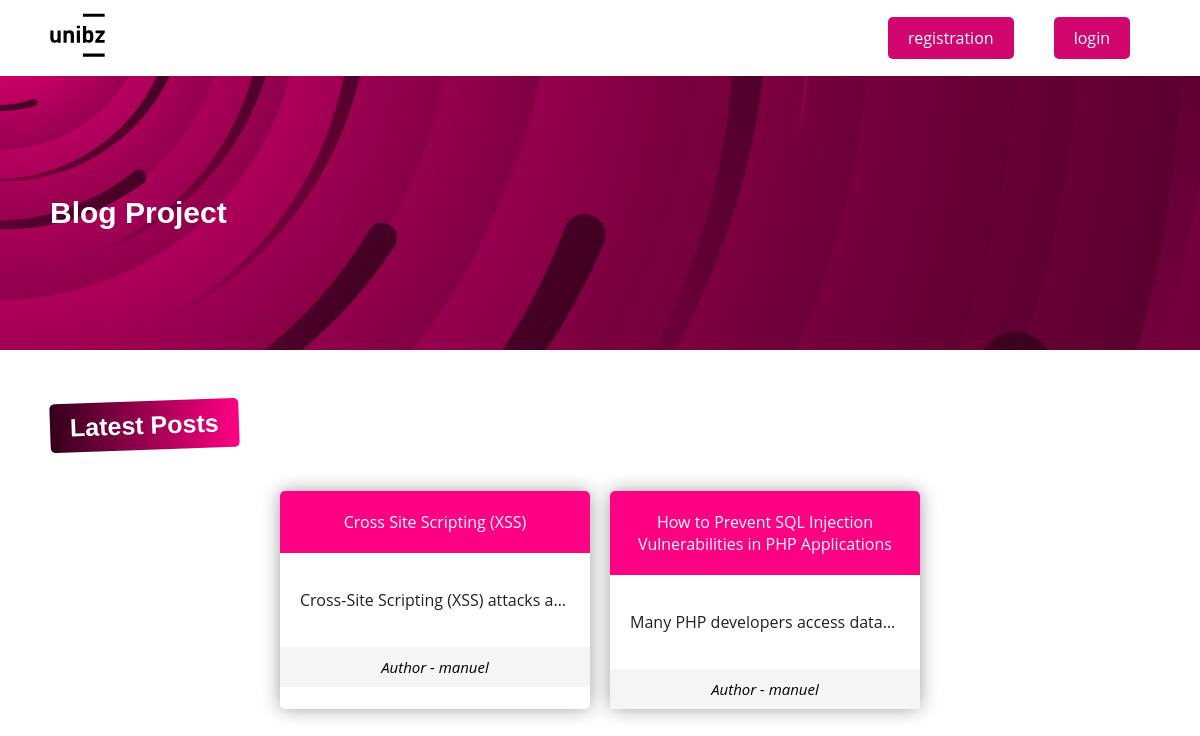
The page / on the database its author committed.
### tables this page shows
CREATE TABLE `post` (
  `id` bigint(20) NOT NULL,
  `username` varchar(100) NOT NULL,
  `title` varchar(200) NOT NULL,
  `content` longtext NOT NULL
);

### auth.php (called while the page is built, shortened)
<?php
$dsn = 'mysql:host=localhost;dbname=blog';
$user = 'root';
$pwd = 'root';
$PDO = new PDO ($dsn, $user, $pwd);
function getPosts() {
    global $PDO;
    $sql = 'SELECT * FROM post ORDER BY id DESC';
    $stmt = $PDO->prepare($sql);
    $stmt->execute();
    return $stmt->fetchAll();
}

### home/show-home.php (the view)
<?php
require 'components/header.php';
$postQuery = getPosts();
?>
<div id="home-page-banner-main">
    <h1>Blog Project</h1>
</div>
<div id="home-page-latest-posts">
    <h2>Latest Posts</h2>
    <?php if ( empty($postQuery) ) : ?>
        <h4>no posts found</h4>
    <?php else: ?>
    <div id="dahboard-list-of-posts">
    <?php foreach ($postQuery as $singleRow) : ?>
        <div class="single-post">
            <a href="/?page=post&id=<?php echo $singleRow['id']; ?>">
                <div class="single-post-title">
                    <?php echo $singleRow['title']; ?>
                </div>
                <div class="single-post-content">
                    <p><?php echo $singleRow['content']; ?></p>
                </div>
                <div class="single-post-author">
                    Author - <?php echo $singleRow['username']; ?>
                </div>
            </a>
        </div>
    <?php endforeach; ?>
    </div>
    <?php endif; ?>
</div>
</body>

### index.php
<?php
require 'auth.php';
if ( isset($_GET['page']) ) {
    $page = $_GET['page'];
    switch ($page) {
        case 'login':
            require 'login/show-login.php';
            break;
        case 'registration':
            require 'registration/show-registration.php';
            break;
        case 'post':
            require 'post/show-post.php';
            break;
        case 'dashboard':
            require 'dashboard/show-dashboard.php';
            break;
    }
} else {
    require 'home/show-home.php';
}
?>

### components/header.php (shortened to what this page needs)
<!DOCTYPE html>
<html class="html" lang="de-DE">
<head>
    <link rel="stylesheet" href="/main.css">
</head>
<body>
    <header>
    <div id="header-logo">
        <a href="/">
        </a>
    </div>
    <div id="header-options">
        <?php if ( !empty($_COOKIE['user']) || (isset($userVerificationBoolean) && $userVerificationBoolean === true) || (isset($userCreationBoolean) && $userCreationBoolean === true) ) : ?>
            <div class="header-single-option">
                <a href="/?page=dashboard">posts</a>
            </div>
        <?php else : ?>
            <div class="header-single-option">
                <a href="/?page=registration">registration</a>
            </div>
            <div class="header-single-option">
                <a href="/?page=login">login</a>
            </div>
        <?php endif; ?>
    </div>
    </header>

### main.css (style rules this page uses)
h1, h2, h3, h4, h5, h6 { font-family: 'Nunito', sans-serif !important; color: #202124; }
body { margin:0px }
h1 { font-size:30px }
h2 { font-size: 25px; }
p, span, div { font-family: 'Open Sans', sans-serif; font-size:16px ; color: #202124; }
#header-logo svg { height:55px; width:55px }
header { display: flex; justify-content: space-between; align-items: center; padding: 8px 50px; background: #fff; -webkit-box-shadow: 0px 0px 12px -1px rgba(150,150,150,0.7); -moz-box-shadow: 0px 0px 12px -1px rgba(150,150,150,0.7); box-shadow: 0px 0px 12px -1px rgba(150,150,150,0.7); }
#header-options { display: flex; }
.header-single-option { margin: 5px 20px; padding: 10px 20px; background: #d1066f; text-decoration: none; border-radius: 5px; }
.header-single-option a { text-decoration: none; color: white; margin: 0px }
#home-page-banner-main { padding:100px 50px; background-color: #33001b; background-attachment: fixed; background-size: cover; }
#home-page-banner-main h1 { color:white }
#home-page-latest-posts { padding: 30px 50px; }
#home-page-latest-posts h2 { transform: rotate(-2deg); display: inline-block; padding: 10px 20px; background: #ff0084; background: -webkit-linear-gradient(to right, #33001b, #ff0084); background: linear-gradient(to right, #33001b, #ff0084); color: white; border-radius: 5px; }
#dahboard-list-of-posts { display: flex; flex-wrap: wrap; justify-content: center; }
.single-post { width: calc(30% - 20px); border-radius: 5px ; margin: 20px 10px; -webkit-box-shadow: 0 0 19px -1px #969696; -moz-box-shadow: 0 0 19px -1px #969696; box-shadow: 0 0 19px -1px #969696; }
.single-post a { text-decoration: none; }
.single-post-title { text-align: center; color: white; background: #ff0084; padding: 20px; border-radius: 5px 5px 0px 0px; }
.single-post-content { padding: 20px; }
.single-post p { overflow: hidden; text-align: center; white-space: nowrap; text-overflow: ellipsis; }
.single-post-author { text-align: center; padding: 10px; background: whitesmoke; color: black; font-size: 15px; font-style: italic; }

### rows shown on the page
post: title "Cross Site Scripting (XSS)", content "Cross-Site Scripting (XSS) attacks a…", username "manuel"
post: title "How to Prevent SQL Injection Vulnerabilities in PHP Applications", content "Many PHP developers access data…", username "manuel"
